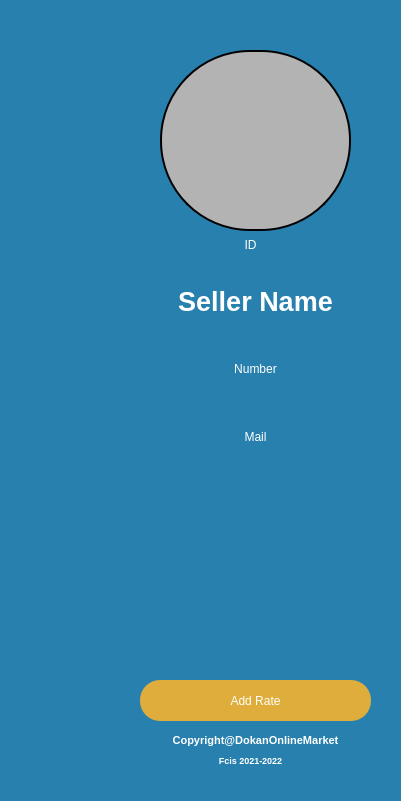
       <widget class="QFrame" name="frm1_Info_6">
        <property name="geometry">
         <rect>
          <x>-110</x>
          <y>0</y>
          <width>401</width>
          <height>801</height>
         </rect>
        </property>
        <property name="styleSheet">
         <string notr="true">*{
  background-color: #2880AE;
  border-radius: 90px;
  border-color: rgb(255, 255, 255);
  }</string>
        </property>
        <property name="frameShape">
         <enum>QFrame::StyledPanel</enum>
        </property>
        <property name="frameShadow">
         <enum>QFrame::Raised</enum>
        </property>
        <widget class="QLabel" name="lb_frm1_img_6">
         <property name="geometry">
          <rect>
           <x>160</x>
           <y>50</y>
           <width>191</width>
           <height>181</height>
          </rect>
         </property>
         <property name="cursor">
          <cursorShape>ArrowCursor</cursorShape>
         </property>
         <property name="styleSheet">
          <string notr="true">*{
  background-color: #b3b3b3;
  border-radius: 90px;
  border: 2px solid #000000;
  }</string>
         </property>
         <property name="text">
          <string/>
         </property>
         <property name="scaledContents">
          <bool>true</bool>
         </property>
         <property name="alignment">
          <set>Qt::AlignCenter</set>
         </property>
        </widget>
        <widget class="QLabel" name="lb_frm1_Copyrights1_6">
         <property name="enabled">
          <bool>true</bool>
         </property>
         <property name="geometry">
          <rect>
           <x>120</x>
           <y>730</y>
           <width>271</width>
           <height>20</height>
          </rect>
         </property>
         <property name="font">
          <font>
           <family>Segoe UI</family>
           <pointsize>8</pointsize>
           <italic>false</italic>
           <bold>true</bold>
          </font>
         </property>
         <property name="styleSheet">
          <string notr="true">color: rgb(255, 255, 255);
  font: 700 8pt &quot;Segoe UI&quot;;</string>
         </property>
         <property name="text">
          <string>Copyright@DokanOnlineMarket</string>
         </property>
         <property name="alignment">
          <set>Qt::AlignCenter</set>
         </property>
        </widget>
        <widget class="QLabel" name="lb_frm1_Copyrights2_6">
         <property name="geometry">
          <rect>
           <x>130</x>
           <y>750</y>
           <width>241</width>
           <height>20</height>
          </rect>
         </property>
         <property name="font">
          <font>
           <family>Segoe UI</family>
           <pointsize>7</pointsize>
           <italic>false</italic>
           <bold>true</bold>
          </font>
         </property>
         <property name="styleSheet">
          <string notr="true">color: rgb(255, 255, 255);
  font: 700 7pt &quot;Segoe UI&quot;;</string>
         </property>
         <property name="text">
          <string>Fcis 2021-2022</string>
         </property>
         <property name="alignment">
          <set>Qt::AlignCenter</set>
         </property>
        </widget>
        <widget class="QWidget" name="layoutWidget_2">
         <property name="geometry">
          <rect>
           <x>120</x>
           <y>270</y>
           <width>271</width>
           <height>198</height>
          </rect>
         </property>
         <layout class="QVBoxLayout" name="verticalLayout_4">
          <item>
           <widget class="QLabel" name="lb_frm1_Name_6">
            <property name="font">
             <font>
              <family>Segoe UI</family>
              <pointsize>20</pointsize>
              <italic>false</italic>
              <bold>true</bold>
             </font>
            </property>
            <property name="styleSheet">
             <string notr="true">color: rgb(255, 255, 255);
  font: 700 20pt &quot;Segoe UI&quot;;</string>
            </property>
            <property name="text">
             <string>Seller Name</string>
            </property>
            <property name="alignment">
             <set>Qt::AlignCenter</set>
            </property>
           </widget>
          </item>
          <item>
           <widget class="QLabel" name="lb_frm1_phone_6">
            <property name="styleSheet">
             <string notr="true">color: rgb(255, 255, 255);
  font: 700 14pt &quot;Segoe UI&quot;;</string>
            </property>
            <property name="text">
             <string>Number</string>
            </property>
            <property name="alignment">
             <set>Qt::AlignCenter</set>
            </property>
           </widget>
          </item>
          <item>
           <widget class="QLabel" name="lb_frm1_mail_6">
            <property name="styleSheet">
             <string notr="true">color: rgb(255, 255, 255);
  font: 700 14pt &quot;Segoe UI&quot;;</string>
            </property>
            <property name="text">
             <string>Mail</string>
            </property>
            <property name="alignment">
             <set>Qt::AlignCenter</set>
            </property>
           </widget>
          </item>
         </layout>
        </widget>
        <widget class="QPushButton" name="btn_frm1_AddRate_6">
         <property name="geometry">
          <rect>
           <x>140</x>
           <y>680</y>
           <width>231</width>
           <height>41</height>
          </rect>
         </property>
         <property name="cursor">
          <cursorShape>PointingHandCursor</cursorShape>
         </property>
         <property name="styleSheet">
          <string notr="true">*{
 background-color: #dead3b;
  color: #ffffff;
  font: 700 14pt &quot;Segoe UI&quot;;
  border-radius: 20px;
 }</string>
         </property>
         <property name="text">
          <string>Add Rate</string>
         </property>
        </widget>
        <widget class="QLabel" name="lb_frm1_ID_6">
         <property name="geometry">
          <rect>
           <x>195</x>
           <y>234</y>
           <width>111</width>
           <height>21</height>
          </rect>
         </property>
         <property name="styleSheet">
          <string notr="true">*{
color: #ffffff;
}</string>
         </property>
         <property name="text">
          <string>ID</string>
         </property>
         <property name="alignment">
          <set>Qt::AlignCenter</set>
         </property>
        </widget>
        <zorder>layoutWidget_2</zorder>
        <zorder>lb_frm1_img_6</zorder>
        <zorder>lb_frm1_Copyrights2_6</zorder>
        <zorder>lb_frm1_Copyrights1_6</zorder>
        <zorder>btn_frm1_AddRate_6</zorder>
        <zorder>lb_frm1_ID_6</zorder>
       </widget>
